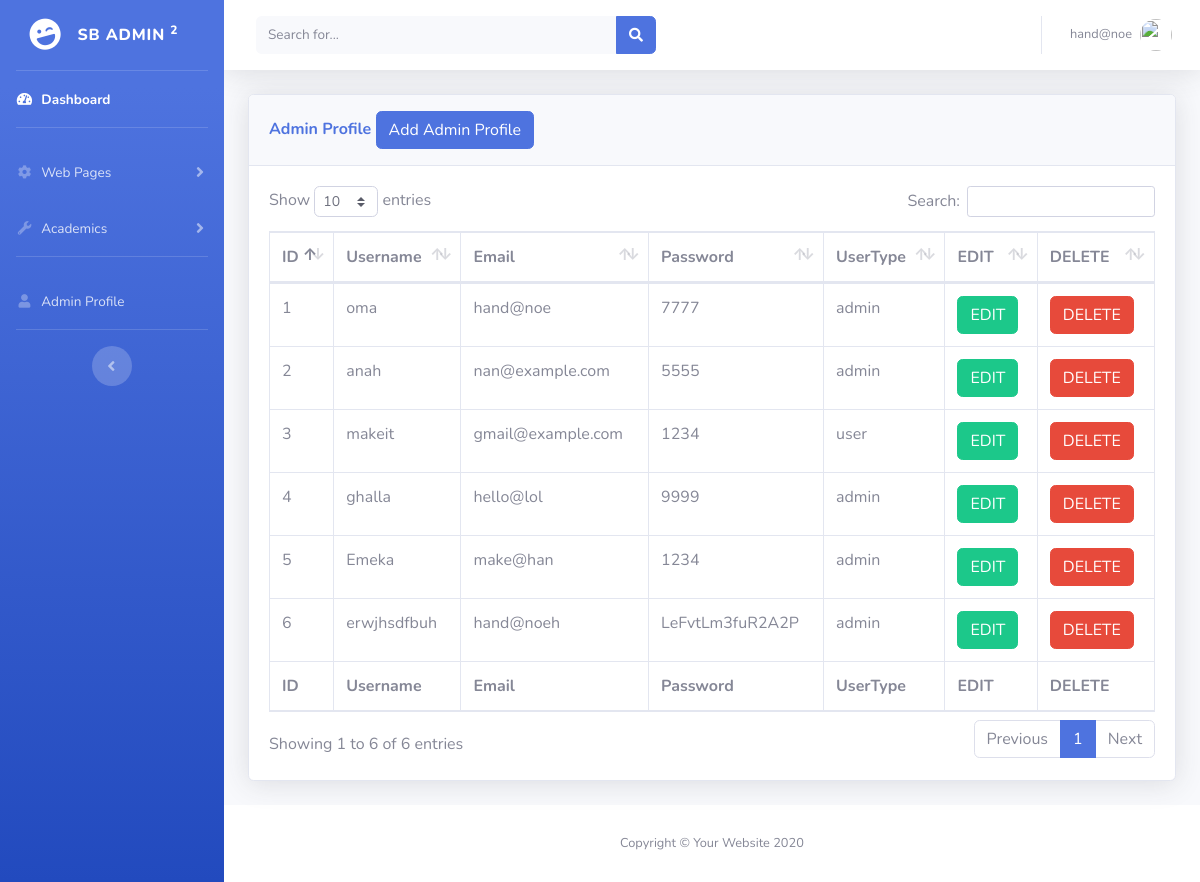
The page /register.php (signed in) on the database its author committed.
### tables this page shows
CREATE TABLE `register` (
  `id` int(11) NOT NULL,
  `username` varchar(50) NOT NULL,
  `email` varchar(50) NOT NULL,
  `password` varchar(50) NOT NULL,
  `usertype` varchar(20) NOT NULL
);

### register.php (the view, shortened to what this page needs)
<?php
 include('security.php');
 include('inc/header.php');
 include('inc/navbar.php');
?>
<div class="container-fluid">
            <div class="card shadow mb-4">
			<div class="card-header py-3">
			     <h6 class="m-0 font-weight-bold text-primary">Admin Profile
				   	<button type="button" class="btn btn-primary m-show" data-toggle="modal" data-toggle="modal" data-target="#addadminprofile">
				   		Add Admin Profile
				   	</button>
			     </h6>
			</div>
            <div class="card-body">
              <div class="table-responsive">
              	<?php
                 $query = "SELECT * FROM register";
                 $query_run = mysqli_query($connection, $query);
              	?>
                <table class="table table-bordered" id="dataTable" width="100%" cellspacing="0">
                  <thead>
                    <tr>
                      <th>ID</th>
                      <th>Username</th>
                      <th>Email</th>
                      <th>Password</th>
                      <th>UserType</th>
                      <th>EDIT</th>
                      <th>DELETE</th>
                    </tr>
                  </thead>
                  <tfoot>
                    <tr>
                      <th>ID</th>
                      <th>Username</th>
                      <th>Email</th>
                      <th>Password</th>
                      <th>UserType</th>
                      <th>EDIT</th>
                      <th>DELETE</th>
                    </tr>
                  </tfoot>
                  <tbody>
                  	<?php
                     if (mysqli_num_rows($query_run) > 0)
                     {
                        $count = 1;
                       	while($row = mysqli_fetch_assoc($query_run))
                      	{
                     ?>
                    <tr>
                      <td><?php echo
                           $count++ ?></td>
                      <td><?php echo $row['username']; ?></td>
                      <td><?php echo $row['email']; ?></td>
                      <td><?php echo $row['password']; ?></td>
                      <td><?php echo $row['usertype']; ?></td>
                      <td>
                      	<form action="register_edit.php" method="POST">
                      	<button type="submit" name="edit_btn" class="btn btn-success">EDIT</button>
                        </form>
                      </td>
                      <td>
                      	<form action="code.php" method="POST">
                      	<button type="submit" name="delete_btn" class="btn btn-danger">DELETE</button>
                      </form>
                      </td>
                    </tr>
                    <?php
                     	}
                     }
                     else
                     {
                     	echo "No Record Found";
                     }
                  	?>
                  </tbody>
                </table>
              </div>
            </div>
          </div>
 </div>
<?php
include('inc/footer.php');
?>

### rows shown on the page
register: username "oma", email "hand@noe", password "7777", usertype "admin"
register: username "anah", email "nan@example.com", password "5555", usertype "admin"
register: username "makeit", email "gmail@example.com", password "1234", usertype "user"
register: username "ghalla", email "hello@lol", password "9999", usertype "admin"
register: username "Emeka", email "make@han", password "1234", usertype "admin"
register: username "erwjhsdfbuh", email "hand@noeh", password "LeFvtLm3fuR2A2P", usertype "admin"

### other values the page prints
$_SESSION['username'] "hand@noe"
